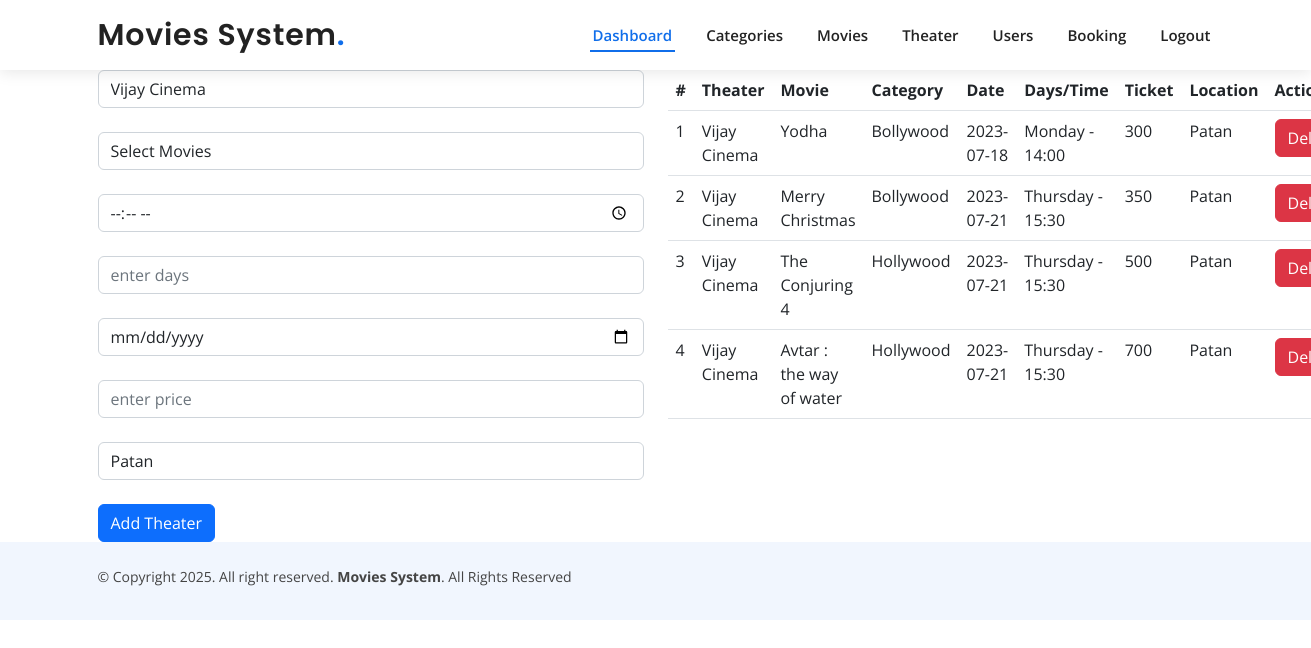
The app's page /admin/vijayA.php (signed in) with its own data.
### tables this page shows
CREATE TABLE `vijay` (
  `theaterid` int(11) NOT NULL,
  `theater_name` varchar(100) NOT NULL,
  `timing` varchar(50) NOT NULL,
  `days` varchar(50) NOT NULL,
  `date` date NOT NULL,
  `price` int(11) NOT NULL,
  `location` varchar(100) NOT NULL,
  `movieid` int(11) DEFAULT NULL
);

CREATE TABLE `movies` (
  `movieid` int(11) NOT NULL,
  `title` varchar(50) NOT NULL,
  `description` varchar(100) NOT NULL,
  `releasedate` date NOT NULL,
  `image` varchar(1000) NOT NULL,
  `trailer` varchar(1000) NOT NULL,
  `movie` varchar(10000) NOT NULL,
  `rating` varchar(50) NOT NULL,
  `catid` int(11) NOT NULL
);

CREATE TABLE `categories` (
  `catid` int(11) NOT NULL,
  `catname` varchar(50) NOT NULL
);

### admin/vijayA.php (the view, shortened to what this page needs)
<?php
include('../connect.php');
?>
<!DOCTYPE html>
<html lang="en">
<head>
</head>
<body>
<?php include('header.php')  ?>
<div class="container">
<div class="row">
  <div class="col-lg-6">
    <form action="vijayA.php" method="post" enctype="multipart/form-data">
      <div class="form-group mb-4">
         <input type="text" class="form-control" name="theater_name" value="Vijay Cinema" >
      </div>
      <div class="form-group mb-4">
         <select name="movieid" class="form-control">
          <option value="">Select Movies</option>
         </select>
      </div>
      <div class="form-group mb-4">
      <input type="time" class="form-control" name="timing" value="" >
      </div>
      <div class="form-group mb-4">
      <input type="text" class="form-control" name="days" value="" placeholder="enter days">
      </div>
      <div class="form-group mb-4">
      <input type="date" class="form-control" name="date" value="" >
      </div>
      <div class="form-group mb-4">
      <input type="number" class="form-control" name="price" value="" placeholder="enter price" >
      </div>
      <div class="form-group mb-4">
      <input type="text" class="form-control" name="location" value="Patan" placeholder="enter location" >
      </div>
      <div class="form-group ">
      <input type="submit" class="btn btn-primary" value="Add Theater" name="add">
      </div>
    </form>
  </div>
  <div class="col-lg-6">
     <table class="table">
      <tr>
        <th>#</th>
        <th>Theater</th>
        <th>Movie</th>
        <th>Category</th>
        <th>Date</th>
        <th>Days/Time</th>
        <th>Ticket</th>
        <th>Location</th>
        <th>Action</th>
      </tr>
      <?php
      $sql = "SELECT vijay.*, movies.title, categories.catname
      from vijay
      inner join movies on movies.movieid = vijay.movieid
      inner join categories on categories.catid = movies.catid";
      $res  = mysqli_query($con, $sql);
      if(mysqli_num_rows($res) > 0){
        while($data = mysqli_fetch_array($res)){
          ?>
          <tr>
            <td><?= $data['theaterid'] ?></td>
            <td><?= $data['theater_name'] ?></td>
            <td><?= $data['title'] ?></td>
            <td><?= $data['catname'] ?></td>
            <td><?= $data['date'] ?></td>
            <td><?= $data['days'] ?> - <?= $data['timing'] ?></td>
            <td><?= $data['price'] ?></td>
            <td><?= $data['location'] ?></td>
            <td>
              <a href="vijayA.php?deleteid=<?= $data['theaterid'] ?>" class="btn btn-danger"> Delete</a>
          </td>
          </tr>
       <?php
        }
      }else{
        echo 'no category found';
      }
      ?>
     </table>
  </div>
</div>
</div>
<?php include('footer.php')  ?>
</body>
</html>

### assets/css/style.css (style rules this page uses)
body { font-family: "Open Sans", sans-serif; color: #444444; }
a { color: #106eea; text-decoration: none; }
.scrolled-offset { margin-top: 70px; }

### records on screen
vijay: theaterid "1", theater_name "Vijay Cinema", movieid.title "Yodha", categories.catname "Bollywood", date "2023-07-18", days "Monday", timing "14:00", price "300", location "Patan"
vijay: theaterid "2", theater_name "Vijay Cinema", movieid.title "Merry Christmas", categories.catname "Bollywood", date "2023-07-21", days "Thursday", timing "15:30", price "350", location "Patan"
vijay: theaterid "3", theater_name "Vijay Cinema", movieid.title "The Conjuring 4", categories.catname "Hollywood", date "2023-07-21", days "Thursday", timing "15:30", price "500", location "Patan"
vijay: theaterid "4", theater_name "Vijay Cinema", movieid.title "Avtar : the way of water", categories.catname "Hollywood", date "2023-07-21", days "Thursday", timing "15:30", price "700", location "Patan"
